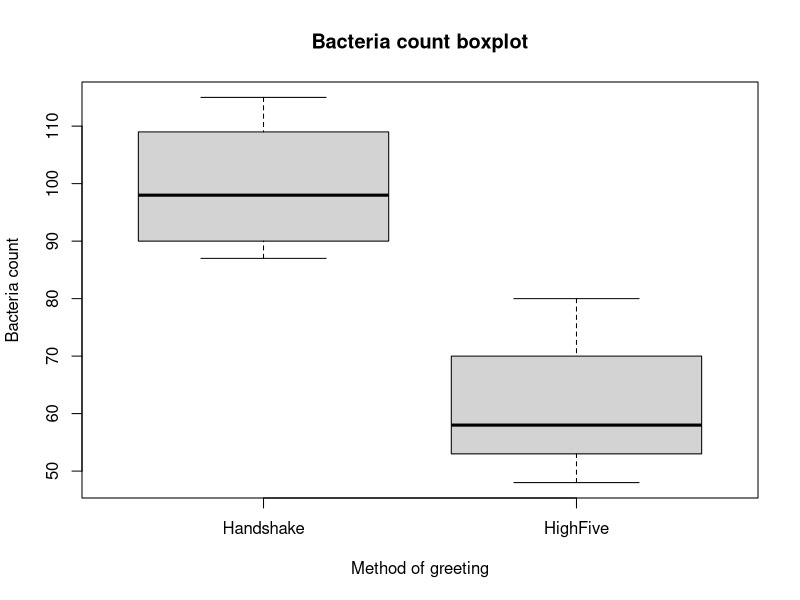
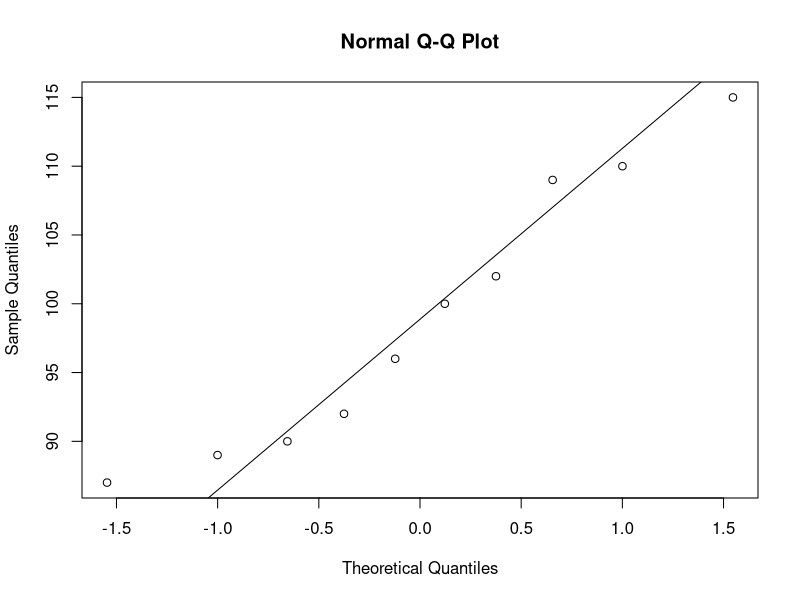
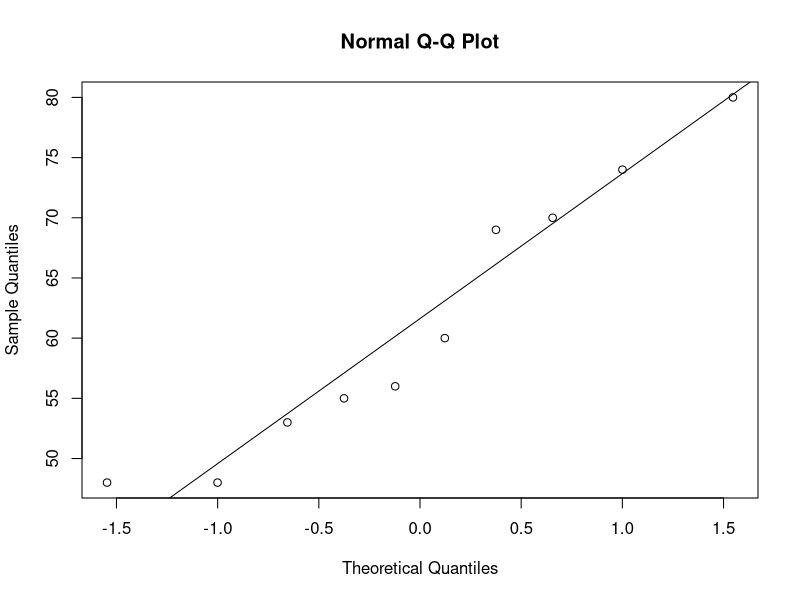

Write R code to recreate these figures, in order.
## ---- chunk 1
knitr::opts_chunk$set(echo = TRUE)
library(tidyverse)


## ---- chunk 2

#data
Handshake <- c(115, 87, 109, 96, 92, 90, 102, 110, 89, 100)
HighFive <- c(48, 70, 69, 60, 53, 56, 80, 74, 48, 55)

 
treatments<- c("Handshake", "HighFive")
boxplot(Handshake, HighFive, names=treatments,  main = "Bacteria count boxplot", 
xlab="Method of greeting", ylab="Bacteria count")

## ---- chunk 3


print("Handshake")
qqnorm(Handshake)
qqline(Handshake)
print("HighFive")
qqnorm(HighFive)
qqline(HighFive)

a<-var.test(Handshake,HighFive)
a


b<-t.test(Handshake,HighFive,var.equal=TRUE)
b


